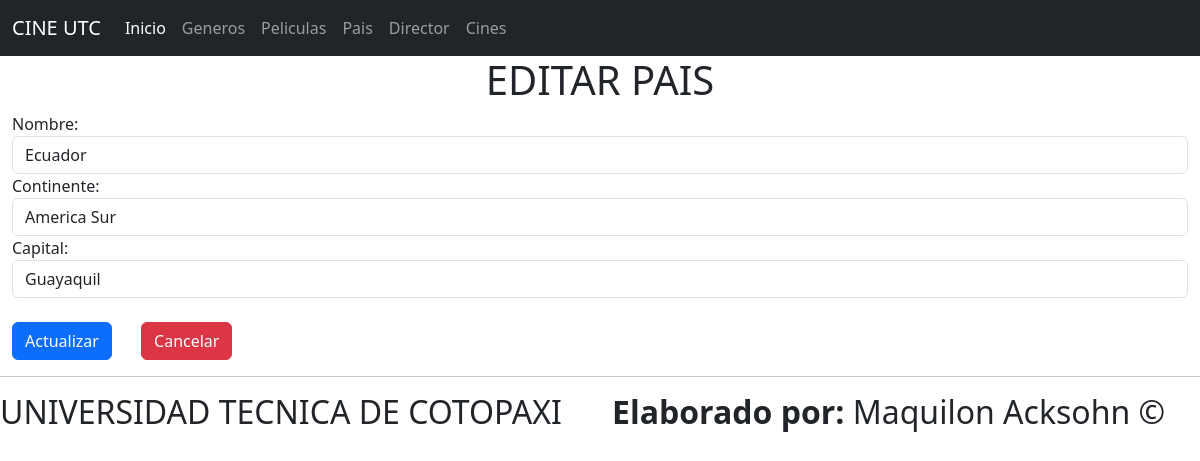
Page /editarPais/1 on the committed database.
### Aplicaciones/Cartelera/models.py (models this page shows, shortened)
class Pais(models.Model):
    id=models.AutoField(primary_key=True)
    nombre=models.CharField(max_length=50)
    continente=models.CharField(max_length=50)
    capital=models.CharField(max_length=50)

### Aplicaciones/Cartelera/views.py (the view)
# urls.py: path('editarPais/<id>',views.editarPais, name='editarPais'),
def editarPais(request,id):
    paisEditar=Pais.objects.get(id=id)
    return render(request,'editarPais.html',{'paisEditar':paisEditar})

### Aplicaciones/Cartelera/templates/editarPais.html (shortened to what this page needs)
{% extends "./plantilla.html"%}
{% block body %}
<center><h1>EDITAR PAIS</h1></center>
<div class="container-fluid">
    <div class="row">
            <form action="{% url 'procesarActualizacionPais' %}" method="post">
                <label for="">Nombre:</label>
                <input type="text" name="nombre" id="nombre" value="{{paisEditar.nombre}}" placeholder="Ingrese el nombre del pais" class="form-control">
                <label for="">Continente:</label>
                <input type="text" name="continente" id="continente" value="{{paisEditar.continente}}" placeholder="Ingrese el continente" class="form-control">
                <label for="">Capital:</label>
                <input type="text" name="capital" id="capital" value="{{paisEditar.capital}}" placeholder="Ingrese la capital" class="form-control">
                <br>
                <button type="submit" class="btn btn-primary" onclick="return confirm('Estas seguro de actualizar el Pais de la pelicula? ')">Actualizar</button>
                <a href="{% url 'listadoPais'%}" class="btn btn-danger">Cancelar</a>
            </form>
    </div>
</div>
{% endblock %}

### rows in the picture
Pais: nombre "Ecuador", continente "America Sur", capital "Guayaquil"
